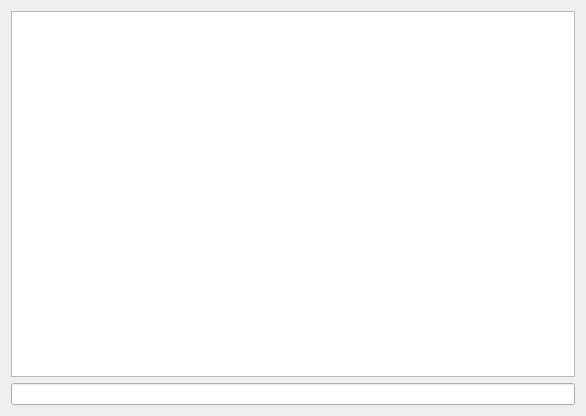
<?xml version="1.0" encoding="UTF-8"?>
<ui version="4.0">
 <class>crossqemuwidget</class>
 <widget class="QWidget" name="crossqemuwidget">
  <property name="geometry">
   <rect>
    <x>0</x>
    <y>0</y>
    <width>586</width>
    <height>416</height>
   </rect>
  </property>
  <property name="windowTitle">
   <string>Form</string>
  </property>
  <layout class="QGridLayout" name="gridLayout">
   <item row="1" column="0">
    <widget class="QLineEdit" name="input"/>
   </item>
   <item row="0" column="0">
    <widget class="QTextEdit" name="output">
     <property name="readOnly">
      <bool>true</bool>
     </property>
    </widget>
   </item>
  </layout>
 </widget>
 <resources/>
 <connections/>
</ui>
